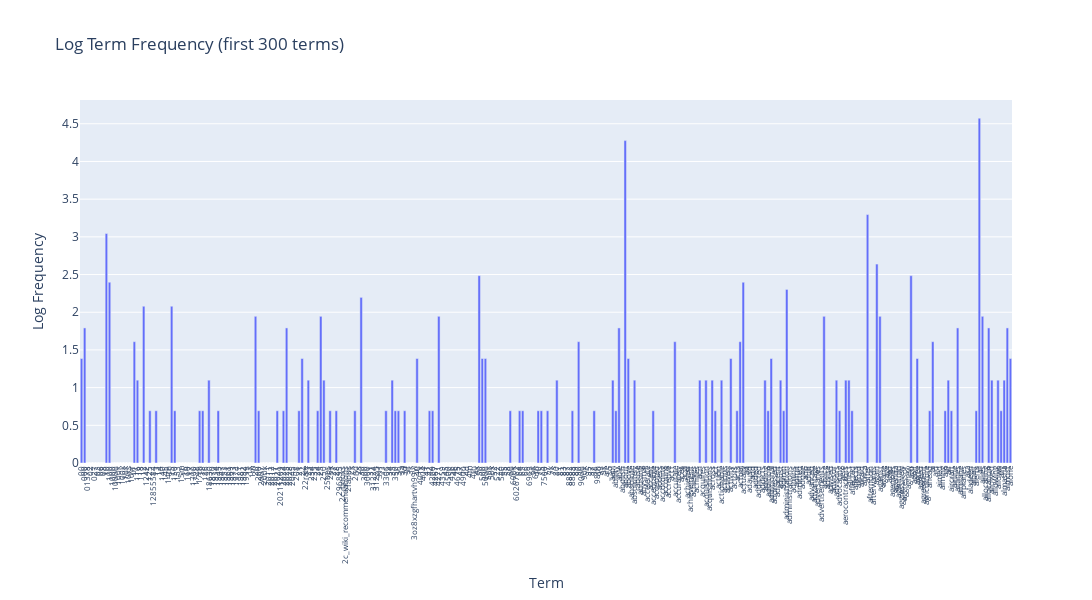

Here is the notebook cell this chart was saved with:
### Markdown cell above
### exercise 15
change the 'term_frequencies' variable for the 'term_frequencies_log'

### Code cell
term = count_vect.get_feature_names_out()[:300]

# plotly bar chart
fig = px.bar(x = term,
            y = term_frequencies_log[:300], 
            labels = {'x':'Term', 'y':'Log Frequency'}, 
            title = 'Log Term Frequency (first 300 terms)'
)

fig.update_xaxes(
    tickmode = 'array', # force x-axis to show
    tickvals = term, # values on x-axis
    ticktext = term, # labels on x-axis
    tickangle = 270,
    tickfont = dict(size = 8)
)

# adjust layout size
fig.update_layout(
    autosize = False,
    width = 2500,
    height = 600
)

fig.show()

# it is copy and modify from exercise 12, in that chart, it shows real counts, and small frequencies terms are not visible.
# by using log scale, small frequency terms are more visible because it reduces the gap between large and small values.
# so it is more suitable for visualizing overall distribution patterns.

### Figure 1 — Plotly figure (JSON) as saved in the notebook; plotly's stock layout.template omitted (floating-point values rounded to 4 significant figures; data arrays with more than 128 entries replaced by an {"elided": "..."} marker saying what was removed)
{"data": [{"hovertemplate": "Term=%{x}<br>Log Frequency=%{y}<extra></extra>", "legendgroup": "", "marker": {"color": "#636efa", "pattern": {"shape": ""}}, "name": "", "orientation": "v", "showlegend": false, "textposition": "auto", "type": "bar", "x": {"elided": "300 str values"}, "xaxis": "x", "y": {"elided": "300 float values"}, "yaxis": "y"}], "layout": {"autosize": false, "barmode": "relative", "height": 600, "legend": {"tracegroupgap": 0}, "title": {"text": "Log Term Frequency (first 300 terms)"}, "width": 2500, "xaxis": {"anchor": "y", "domain": [0, 1], "tickangle": -90, "tickfont": {"size": 8}, "tickmode": "array", "ticktext": {"elided": "300 str values"}, "tickvals": {"elided": "300 str values"}, "title": {"text": "Term"}}, "yaxis": {"anchor": "x", "domain": [0, 1], "title": {"text": "Log Frequency"}}}}
